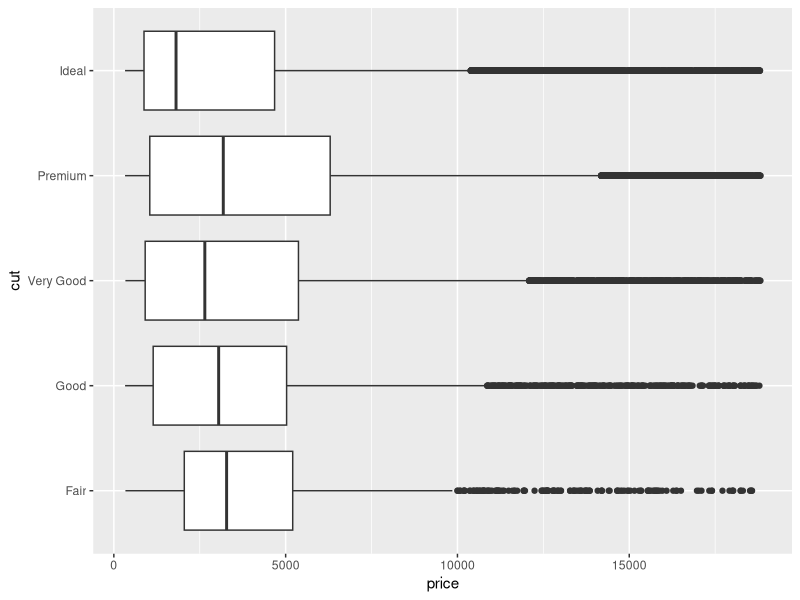
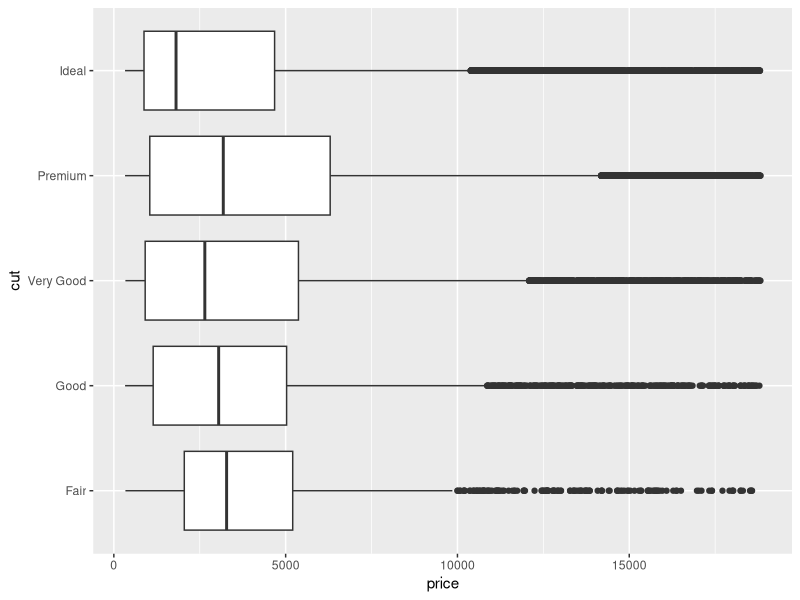
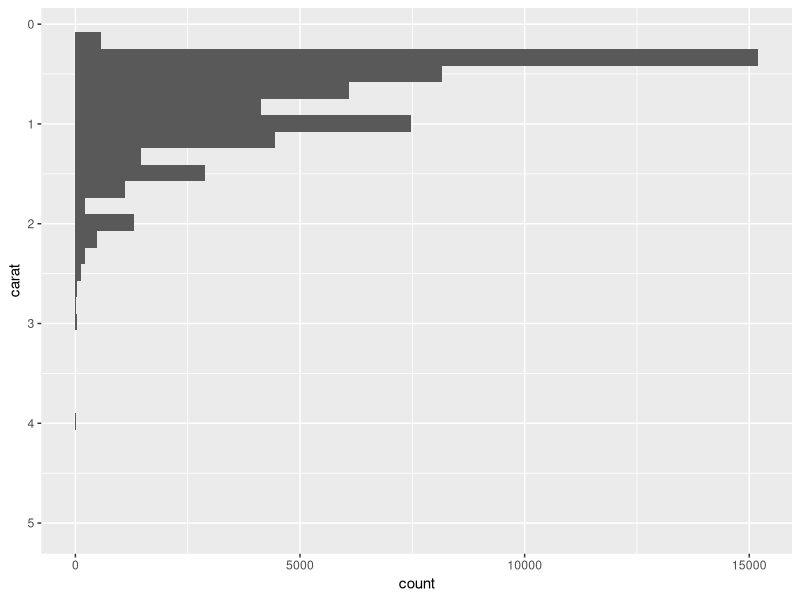
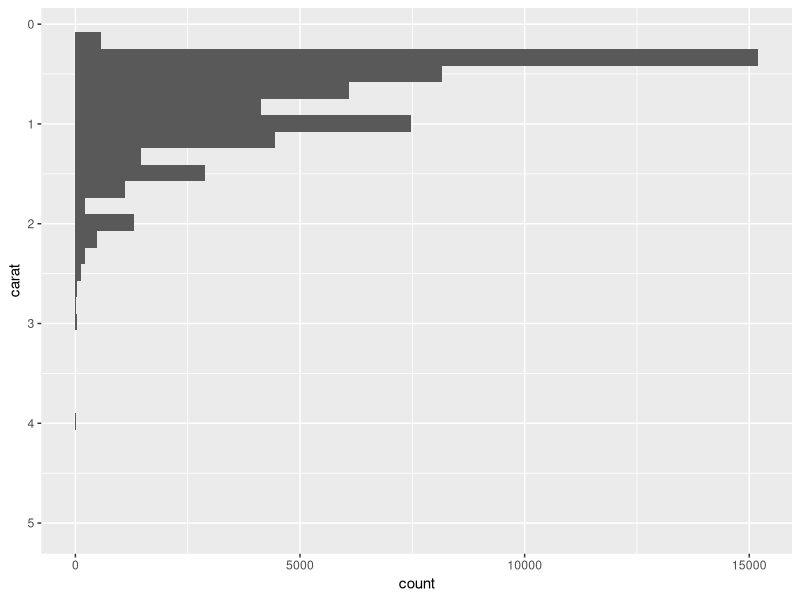
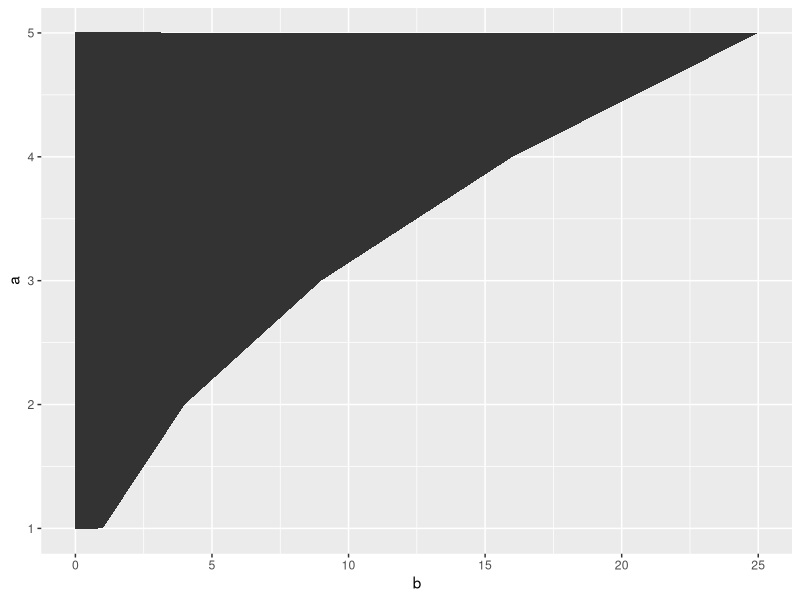
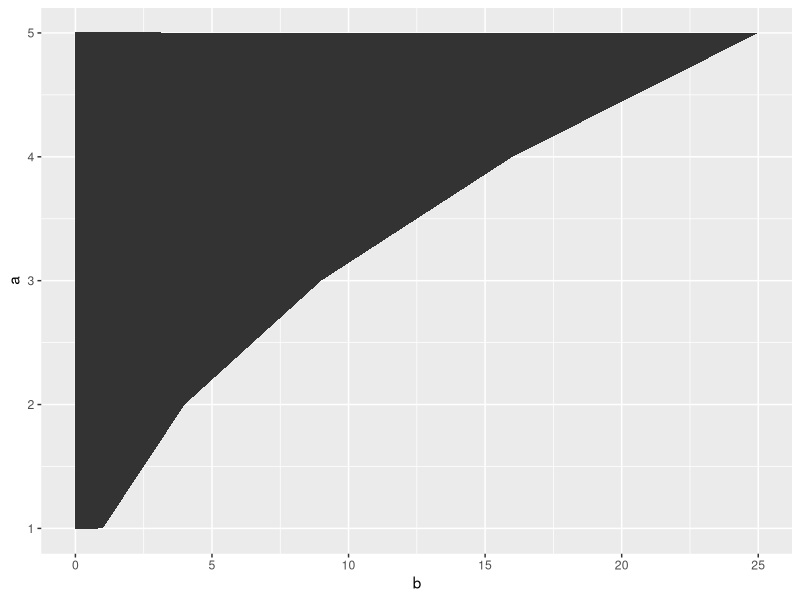

Here is the R script that generated these plots, in order:
# r2py crawler metadata
# package: ggplot2
# source_type: rd_example
# topic: coord_flip.Rd
# source_file: C:\Users\bened\AppData\Local\R\win-library\4.5\ggplot2\help
# lines: 30

suppressPackageStartupMessages(library(ggplot2))
# The preferred method of creating horizontal instead of vertical boxplots
ggplot(diamonds, aes(price, cut)) +
  geom_boxplot()

# Using `coord_flip()` to make the same plot
ggplot(diamonds, aes(cut, price)) +
  geom_boxplot() +
  coord_flip()

# With swapped aesthetics, the y-scale controls the left axis
ggplot(diamonds, aes(y = carat)) +
  geom_histogram() +
  scale_y_reverse()

# In `coord_flip()`, the x-scale controls the left axis
ggplot(diamonds, aes(carat)) +
  geom_histogram() +
  coord_flip() +
  scale_x_reverse()

# In line and area plots, swapped aesthetics require an explicit orientation
df <- data.frame(a = 1:5, b = (1:5) ^ 2)
ggplot(df, aes(b, a)) +
  geom_area(orientation = "y")

# The same plot with `coord_flip()`
ggplot(df, aes(a, b)) +
  geom_area() +
  coord_flip()
